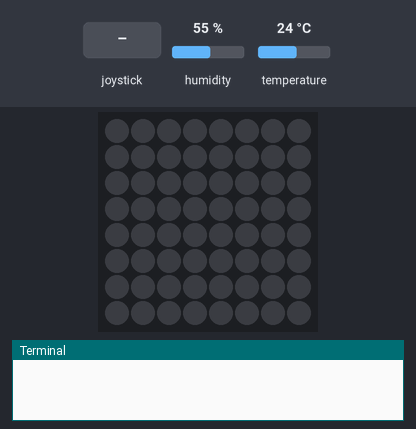
Simulated run of this program. Board: Raspberry Pi (BCM pin numbers) with a Sense HAT. On the bench: the Sense HAT's 8×8 RGB LED matrix, the last lines printed to the terminal. The test bench sets the inputs (shaded band); at power-on: humidity 55 %, temperature 24 °C. The 64×8 strip is a reading aid, not a part: it shows the text the matrix is scrolling, unrolled, one strip-width of it at a time.

Above: at 1.2 s.
1.3 s: joystick pushed down
At 2.1 s:
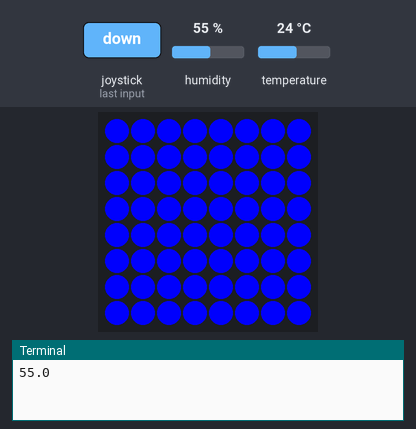
At 2.45 s:
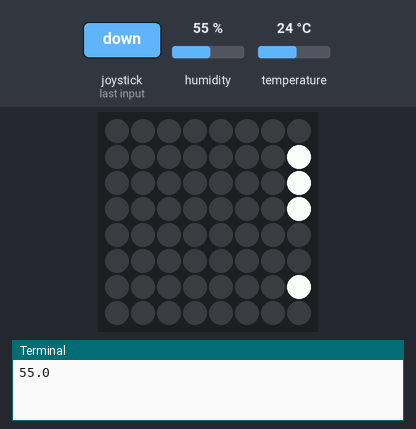
4.0 s: joystick pushed up
At 6.87 s:
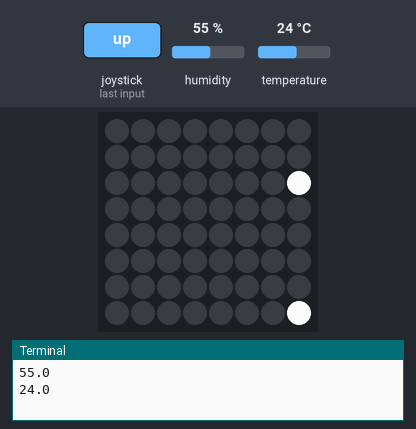
Timing chart, 0 to 8.4 s (numbered marks = the images above; inputs shaded):
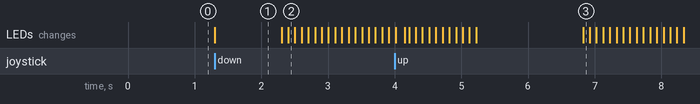

The program:

temp_humidity.py
```python
from sense_hat import SenseHat
from time import sleep

sense = SenseHat()
sense.set_rotation(270)
sense.clear()

red = (255,0,0)
green = (0,255,0)
blue = (0,0,255)

def temperature():
    temp = sense.get_temperature()
    print(temp)
    if temp > 34:
        sense.clear(red)
    elif temp < 34 and temp > 24:
        sense.clear(green)
    elif temp < 24 and temp > 0:
        sense.clear(blue)
    sleep(1)
    sense.show_message(str(round(temp,2)))

def humidity():
    humidity = sense.get_humidity()
    print(humidity)
    if humidity > 40:
        sense.clear(blue)
    elif humidity < 40 and humidity > 30:
        sense.clear(green)
    elif humidity < 30 and humidity > 0:
        sense.clear(red)
    sleep(1)
    sense.show_message(str(round(humidity,2)))

try:
    while True:
        for event in sense.stick.get_events():
            if event.action == "pressed":
                if event.direction =="up":
                    temperature()
                elif event.direction == "down":
                    humidity()
                sleep(0.5)
except KeyboardInterrupt:
    sense.show_message("Bye!")
```

Measured:
- after the input at 1.3 s, the LEDs: change at once (image 1)
- after the input at 4.0 s, the LEDs: first differ from a run without the input after 2.8 s (image 3)
- what the display in image 1 shows lasts 1.0 s, from 1.3 s to 2.3 s
